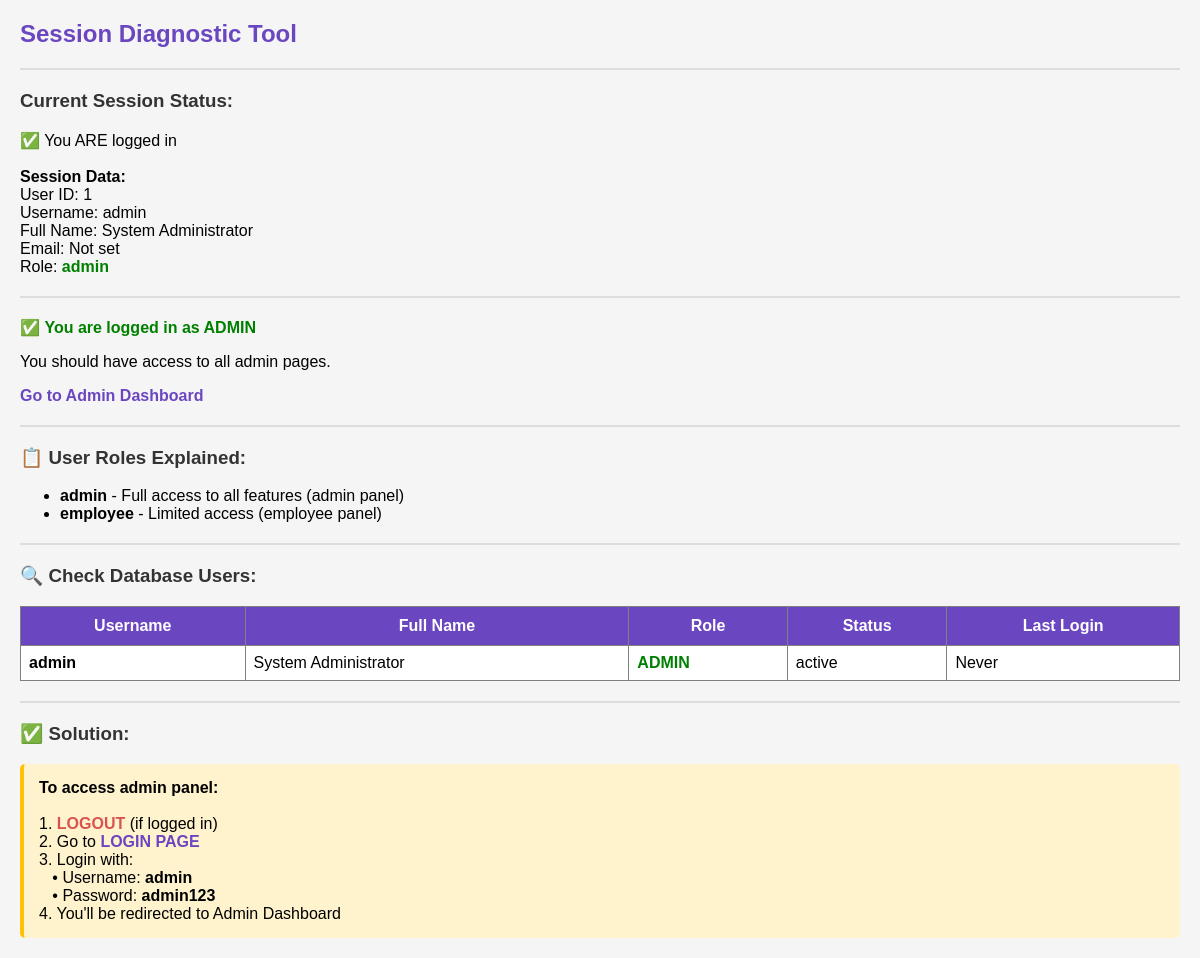
/check_session.php (signed in), run on the app's committed database.
### tables this page shows
CREATE TABLE IF NOT EXISTS users (
    user_id INT AUTO_INCREMENT PRIMARY KEY,
    username VARCHAR(50) UNIQUE NOT NULL,
    password VARCHAR(255) NOT NULL,
    full_name VARCHAR(100) NOT NULL,
    email VARCHAR(100),
    phone VARCHAR(20),
    role ENUM('admin', 'employee') DEFAULT 'employee',
    profile_image VARCHAR(255),
    status ENUM('active', 'inactive') DEFAULT 'active',
    last_login DATETIME,
    created_at TIMESTAMP DEFAULT CURRENT_TIMESTAMP,
    created_by INT,
    updated_at TIMESTAMP DEFAULT CURRENT_TIMESTAMP ON UPDATE CURRENT_TIMESTAMP
);

### check_session.php (the view, shortened to what this page needs)
<?php
echo "<h2>Session Diagnostic Tool</h2>";
echo "<hr>";
echo "<h3>Current Session Status:</h3>";
if (isset($_SESSION['user_id'])) {
    echo "✅ You ARE logged in<br><br>";
    echo "<strong>Session Data:</strong><br>";
    echo "User ID: " . $_SESSION['user_id'] . "<br>";
    echo "Username: " . ($_SESSION['username'] ?? 'Not set') . "<br>";
    echo "Full Name: " . ($_SESSION['full_name'] ?? 'Not set') . "<br>";
    echo "Email: " . ($_SESSION['email'] ?? 'Not set') . "<br>";
    echo "Role: <strong style='color: " . (($_SESSION['role'] ?? '') == 'admin' ? 'green' : 'red') . ";'>" . ($_SESSION['role'] ?? 'Not set') . "</strong><br>";
    echo "<hr>";
    if (isset($_SESSION['role']) && $_SESSION['role'] == 'admin') {
        echo "✅ <strong style='color: green;'>You are logged in as ADMIN</strong><br>";
        echo "<p>You should have access to all admin pages.</p>";
        echo "<p><a href='admin/dashboard.php'>Go to Admin Dashboard</a></p>";
    }
} else {
    echo "❌ <strong style='color: red;'>You are NOT logged in</strong><br>";
    echo "<p><a href='login.php'><strong>Click here to Login</strong></a></p>";
    echo "<p>Use:<br>";
    echo "Username: <strong>admin</strong><br>";
    echo "Password: <strong>admin123</strong></p>";
}
echo "<hr>";
echo "<h3>📋 User Roles Explained:</h3>";
echo "<ul>";
echo "<li><strong>admin</strong> - Full access to all features (admin panel)</li>";
echo "<li><strong>employee</strong> - Limited access (employee panel)</li>";
echo "</ul>";
echo "<hr>";
echo "<h3>🔍 Check Database Users:</h3>";
try {
    require_once 'config/config.php';
    $stmt = $conn->prepare("SELECT user_id, username, full_name, role, status, last_login FROM users WHERE status = 'active' ORDER BY role DESC");
    $stmt->execute();
    $users = $stmt->fetchAll();
    echo "<table border='1' style='border-collapse: collapse; width: 100%;'>";
    echo "<tr><th>Username</th><th>Full Name</th><th>Role</th><th>Status</th><th>Last Login</th></tr>";
    foreach ($users as $user) {
        $role_color = $user['role'] == 'admin' ? 'green' : 'blue';
        echo "<tr>";
        echo "<td><strong>" . $user['username'] . "</strong></td>";
        echo "<td>" . $user['full_name'] . "</td>";
        echo "<td><strong style='color: $role_color;'>" . strtoupper($user['role']) . "</strong></td>";
        echo "<td>" . $user['status'] . "</td>";
        echo "<td>" . ($user['last_login'] ? date('M d, Y H:i', strtotime($user['last_login'])) : 'Never') . "</td>";
        echo "</tr>";
    }
    echo "</table>";
} catch(Exception $e) {
    echo "Error checking database: " . $e->getMessage();
}
echo "<hr>";
echo "<h3>✅ Solution:</h3>";
echo "<div style='background: #fff3cd; padding: 15px; border-radius: 5px; border-left: 4px solid #ffc107;'>";
echo "<strong>To access admin panel:</strong><br><br>";
echo "1. <a href='logout.php' style='color: #d9534f;'><strong>LOGOUT</strong></a> (if logged in)<br>";
echo "2. Go to <a href='login.php'><strong>LOGIN PAGE</strong></a><br>";
echo "3. Login with:<br>";
echo "&nbsp;&nbsp;&nbsp;• Username: <strong>admin</strong><br>";
echo "&nbsp;&nbsp;&nbsp;• Password: <strong>admin123</strong><br>";
echo "4. You'll be redirected to Admin Dashboard<br>";
echo "</div>";
?>

### check_session.php (style rules this page uses)
h2 { color: #6B46C1; }
h3 { color: #333; margin-top: 20px; }
hr { border: none; border-top: 2px solid #ddd; margin: 20px 0; }
table { background: white; padding: 10px; }
th { background: #6B46C1; color: white; padding: 10px; }
td { padding: 8px; }
a { color: #6B46C1; text-decoration: none; font-weight: bold; }

### data on the page
users: username "admin", full_name "System Administrator", role "ADMIN", status "active", shows "Never"

### other printed values
$_SESSION['user_id'] "1"
$_SESSION['username'] "admin"
$_SESSION['full_name'] "System Administrator"
$_SESSION['email'] "Not set"
$_SESSION['role'] "admin"
